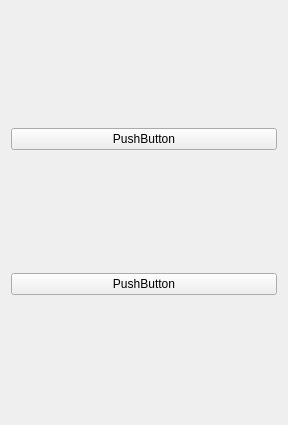
<?xml version="1.0" encoding="UTF-8"?>
<ui version="4.0">
 <class>DicomDataForm</class>
 <widget class="QWidget" name="DicomDataForm">
  <property name="geometry">
   <rect>
    <x>0</x>
    <y>0</y>
    <width>288</width>
    <height>425</height>
   </rect>
  </property>
  <property name="windowTitle">
   <string>Form</string>
  </property>
  <layout class="QVBoxLayout" name="verticalLayout">
   <item>
    <widget class="QPushButton" name="pushButton">
     <property name="text">
      <string>PushButton</string>
     </property>
    </widget>
   </item>
   <item>
    <widget class="QPushButton" name="pushButton_2">
     <property name="text">
      <string>PushButton</string>
     </property>
    </widget>
   </item>
  </layout>
 </widget>
 <resources/>
 <connections/>
</ui>
